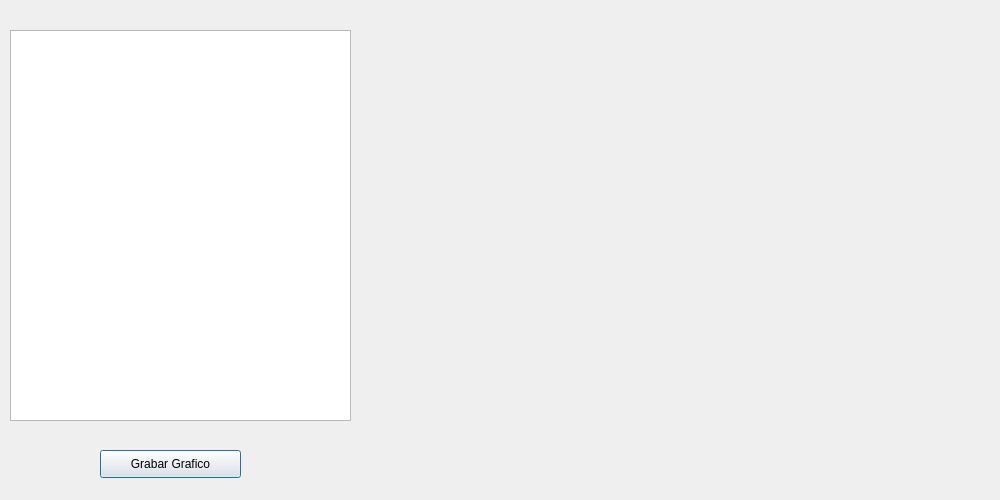
<?xml version="1.0" encoding="UTF-8"?>
<ui version="4.0">
 <class>dlgDemo57</class>
 <widget class="QDialog" name="dlgDemo57">
  <property name="geometry">
   <rect>
    <x>0</x>
    <y>0</y>
    <width>1000</width>
    <height>500</height>
   </rect>
  </property>
  <property name="windowTitle">
   <string>Grafico de Barras de Stock de Productos x Categorias con PIL</string>
  </property>
  <widget class="QTableView" name="tblCategoria">
   <property name="geometry">
    <rect>
     <x>10</x>
     <y>30</y>
     <width>341</width>
     <height>391</height>
    </rect>
   </property>
  </widget>
  <widget class="QLabel" name="lblGrafico">
   <property name="geometry">
    <rect>
     <x>370</x>
     <y>30</y>
     <width>611</width>
     <height>441</height>
    </rect>
   </property>
   <property name="text">
    <string/>
   </property>
  </widget>
  <widget class="QPushButton" name="btnGrabarGrafico">
   <property name="geometry">
    <rect>
     <x>100</x>
     <y>450</y>
     <width>141</width>
     <height>28</height>
    </rect>
   </property>
   <property name="text">
    <string>Grabar Grafico</string>
   </property>
  </widget>
 </widget>
 <resources/>
 <connections/>
</ui>
